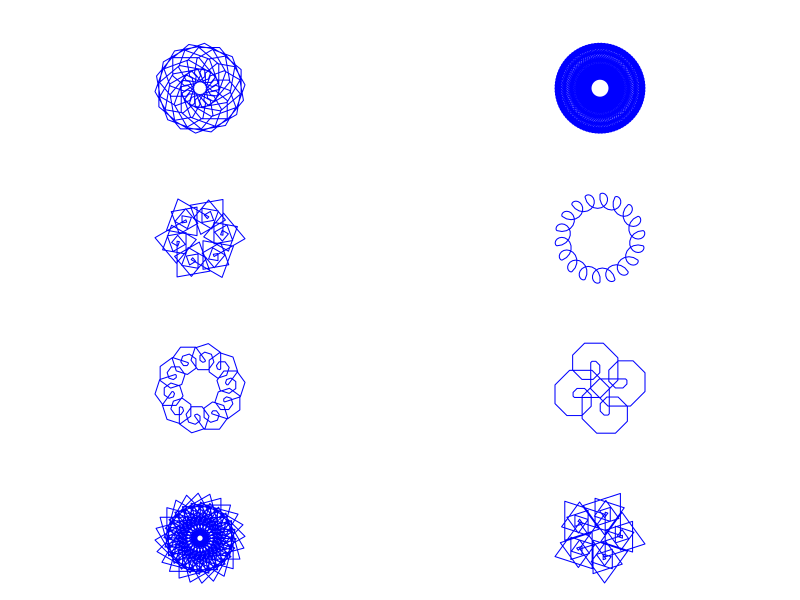
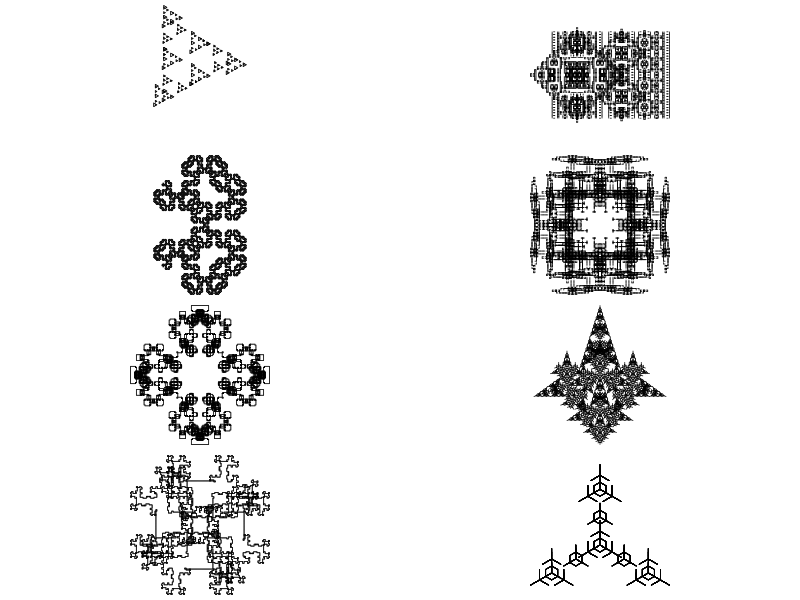

Generate these figures, in order, with R:
## ---- chunk 1
set.seed(123)
options(scipen=999)
gcd2 <- function(a, b) {
    if (b == 0) a else Recall(b, a %% b)
}
gcd <- function(...) Reduce(gcd2, c(...))

drawit = function(L=16,dD=-pi/2,D=-pi/2,n=10000,lwd=1,col="blue"){
    x = c(0)
    y = c(0)
    l = L
    for(i in 1:n){
        x0 = x[i]
        y0 = y[i]
        x2 = x[i]+l*cos(D)
        y2 = y[i]+l*sin(D)
        l = (l-2)%%L+1
        D = D+dD
        x = c(x,x2)
        y = c(y,y2)
        if(abs(x2)<0.001 && abs(y2)<0.001){break}
    }
    xmin = min(x)
    xmax = max(x)
    xmid = mean(c(xmin,xmax))
    ymin = min(y)
    ymax = max(y)
    ymid = mean(c(ymin,ymax))
    r = max(c(xmax-xmid,ymax-ymid))
    xlo = xmid-r
    xhi = xmid+r
    ylo = ymid-r
    yhi = ymid+r
    plot(0,0,"n",ann=F,xlim=c(xlo,xhi),ylim=c(ylo,yhi),axes=F)
    lines(x,y,lwd=lwd,col=col)
}

while(T){
    turnb = sample(3:60,1)
    turna = sample(1:(turnb-1),1)
    cdm = sample(5:20,1)
    A = turna/gcd(c(turna,turnb))
    B = turnb/gcd(c(turna,turnb))
    nloop = B/gcd(c(B,cdm))
    if(nloop>1 && nloop<99 && (180*turna/turnb)%%1==0){break}
}


angles = c(turna/turnb*pi)
degs = c(turna/turnb*180)
cdms = c(cdm)
handles = c(paste0(degs[1],cdm,collapse="#"))

while(length(angles)<8){
    bb = sample(3:60,1)
    aa = sample(1:(bb-1),1)
    cc = sample(5:20,1)
    A = aa/gcd(c(aa,bb))
    B = bb/gcd(c(aa,bb))
    nloop = B/gcd(c(B,cc))
    deg= c(aa/bb*180)
    handle = c(paste0(deg,cc,collapse="#"))
    if(!(handle %in% handles) && nloop>1 && nloop<99 && (180*aa/bb)%%1==0){
        angles = c(angles,aa/bb*pi)
        cdms = c(cdms,cc)
        degs = c(degs,degs)
        handles = c(handles,handle)
    }
}

ord = sample(1:8)

sol = paste0(1*(1==ord),collapse="")

al = paste0("* ",LETTERS[1:8],collapse="\n")

## ---- chunk 2
par(mar=c(1,1,3,1),mfrow=c(4,2),pty="s")
for(i in 1:8){
    drawit(cdms[ord[i]],angles[ord[i]])
    # mtext(LETTERS[i],3)
}
## ---- chunk 3
set.seed(666)
g1 = list("A",
          list("A"="B-A-B",
               "B"="A+B+A"),
          6,
          60)
g2 = list("A",
          list("A"="A[+A][-A]B",
               "B"="[--B][++B]A"),
          5,
          30)
g3 = list("A",
          list("A"="-B+B+B+B+B+B",
               "B"="B[--CCA][-CCA]B",
               "C"="CC"),
          5,
          60)
g4 = list("A",
          list("A"="[----AAB][--AAB][++AAB]AAB",
               "B"="[-C][+C][--C][++C][---C][+++C]",
               "C"="CAB"),
          3,
          45)

g5 = list("A",
          list("A"="[-AAB][--AAB][+AAB][++AAB]AAB",
               "B"="[-C][+C][--C][++C]CA",
               "C"="CC"),
          3,
          72)

g6 = list("A",
          list("A"="-B+B+B+B+B+B",
               "B"="BB[-CCA]",
               "C"="CC"),
          5,
          60)

g7 = list("A",
          list("A"="B+B+B+B+B",
               "B"="[-CCA]BB",
               "C"="CC"),
          5,
          72)

g8 = list("A++++A",
          list("A"="+A-B-B[B]",
               "B"="-B+A+A[A]"),
          5,
          45)

g9 = list("A++A",
          list("A"="AB[-A][+A]",
               "B"="A"),
          6,
          90)

g10 = list("A+++A+++A+++A",
          list("A"="B--B",
               "B"="AA+++AA"),
          7,
          30)

g11 = list("A",
           list("A"="AB",
                "B"="A[++C][--C]",
                "C"="C[+C][-C]A"),
           7,
           45)

g12 = list("A",
           list("A"="X[-A][+A]AA",
                "X"="XX"),
           5,
           60)

g13 = list("A",
           list("A"="X[-A][+A]A",
                "X"="XX"),
           6,
           60)

g14 = list("A++++++.A",
           list("A"="B+B+B+B+B+B+B",
                "B"="B[-CCA][+CCA]",
                "C"="CC"),
           5,
           30)

g15 = list("A",
           list("A"="ABA",
                "B"="[-BAB][+BAB]"),
           6,
           90)

g16 = list("AA",
           list("A"="ABA",
                "B"="C[-BAB][+BAB]",
                "C"="CC"),
           5,
           90)

g17 = list("AA",
           list("A"="B-AA-B",
                "B"="A+B+A"),
                6,
                45)

g18 = list("AA",
           list("A"="B-AA-B",
                "B"="AB+B+A"),
                5,
                90)

g19 = list("AA",
           list("A"="B-AA-B",
                "B"="AB+B+AB"),
                5,
                90)

g20 = list("A++A++A++A",
           list("A"="B-CAC-B",
                "B"="AB-BA",
                "C"="CC"),
                5,
                135)

g21 = list("A.A",
           list("A"="BC",
                "B"="B[+C][-C]",
                "C"="CAD",
                "D"="DD[+D+D][-D-D]"),
                5,
                60)

g22 = list("A",
           list("A"="B-ABA-B",
                "B"="A+B+A"),
           6,
           72)

g23 = list("A",
           list("A"="B-ABA-B",
                "B"="A+B+A"),
           6,
           90)

g24 = list("A",
           list("A"="B-ABA-B",
                "B"="A+B+A"),
           6,
           120)

g25 = list("A",
           list("A"="B-ABA-B",
                "B"="A+B+A"),
           6,
           108)

g26 = list("A",
           list("A"="B-ABA-B",
                "B"="A+B+A"),
           4,
           135)

g27 = list("A++A++A++A",
           list("A"="B-ABA-B",
                "B"="A+BB+A"),
           4,
           135)

g28 = list("A",
           list("A"="A[+A][-A]B",
                "B"="A[--B][++B]B"),
           6,
           108)

g29 = list("A",
           list("A"="A[+A][-A]A[+B][-B]",
                "B"="A[--B][++B]B"),
           5,
           60)

g30 = list("A",
           list("A"="A[+A][-A]A[+B][-B]",
                "B"="A[--B][++B]B"),
           5,
           20)

g31 = list("A",
           list("A"="A[+A][-A]A[+B][-B]",
                "B"="A[----B][++++B]B"),
           5,
           45)

g32 = list("A",
           list("A"="A[++A][--A]A[+B][-B]",
                "B"="A[----B][++++B]B"),
           5,
           45)

g33 = list("A",
           list("A"="B++B++B++B++B",
                "B"="B[-CCC-CC-CCA][----CC-CCB]B",
                "C"="CC"),
           5,
           36)

g34 = list("A",
           list("A"="B++A++A++B",
                "B"="AB[A-CC-CC-CCA]BA",
                "C"="CC"),
           5,
           90)

g35 = list("A++++XA",
           list("A"="AA[-B][+B]B",
                "B"="[---ABC][+++ABC]",
                "C"="A[-CB][+CB]",
                "X"="XX"),
           5,
           45)

g36 = list("A+++XA",
           list("A"="AA[-B][+B]B",
                "B"="[--ABC][++ABC]",
                "C"="A[-CB][+CB]",
                "X"="XX"),
           5,
           60)

g37 = list("[A]+[A]+[A]+[A]+[A]+[A]",
           list("A"="AA[-B][+B]B",
                "B"="[-ABC][+ABC]",
                "C"="A[-CB][+CB]"),
           4,
           60)

g38 = list("[A]+[A]+[A]+[A]+[A]",
           list("A"="AA[-B][+B]B",
                "B"="[-ABC][+ABC]",
                "C"="A[-CB][+CB]"),
           4,
           72)

g39 = list("[A]+[A]+[A]+[A]",
           list("A"="AA[-B][+B]B",
                "B"="[-ABC][+ABC]",
                "C"="A[-CB][+CB]"),
           4,
           90)

g40 = list("[A]+[A]+[A]",
           list("A"="AA[-B][+B]B",
                "B"="[-ABC][+ABC]",
                "C"="A[-CB][+CB]"),
           4,
           120)

g41 = list("A",
           list("A"="C[+CA][CCCA][-CA]",
                "C"="CC"),
           6,
           45)

g42 = list("A",
           list("A"="C[+CA][CCCCB][-CA]",
                "B"="[++A][--A]",
                "C"="CC"),
           6,
           45)

g43 = list("[A]--[A]--[A]--[A]",
           list("A"="C[+CB][CCA][-CB]",
                "B"="CCC[+++A][---A]",
                "C"="CA"),
           4,
           45)

g44 = list("A",
           list("A"="A[-DB][+DB]C",
                "B"="DC[++DA][--DA]B",
                "C"="[+++D][---D]A",
                "D"="DD"),
           6,
           40)

g45 = list("[A]+++[A]+++[A]",
           list("A"="A[---XB][-XB][+XB][+++XB]",
                "B"="XB[++XA][--XA]XA",
                "X"="XX"),
           4,
           40)

g46 = list("[A]+++[A]+++[A]",
           list("A"="A[---XB][-XB][+XB][+++XB]",
                "B"="XB[++XA][--XA]A",
                "X"="XX"),
           4,
           40)

g47 = list("A",
           list("A"="[---B][-B][+B][+++B]",
                "B"="BD[++DA][--DA]B",
                "D"="DD"),
           5,
           45)

g48 = list("A------A",
           list("A"="[---B][-B][+B][+++B]",
                "B"="BD[++DA][--DA]B",
                "D"="DD"),
           5,
           30)

g49 = list("A+A++++++A+A",
           list("A"="[---B][-B][+B][+++B]",
                "B"="BD[++DA][--DA]B",
                "D"="DD"),
           4,
           30)

g50 = list("A--A--A",
           list("A"="A[-A]A"),
           6,
           60)

g51 = list("B---A",
           list("A"="A[-AB]A",
                "B"="B[+BA]B"),
           5,
           60)

g52 = list("[A][B]",
           list("A"="[-XBA]A",
                "B"="[+XAB]B",
                "X"="XX"),
           6,
           30)

g53 = list("[A][B]",
           list("A"="C[-A-B]A",
                "B"="C[+B+A]B",
                "C"="CC"),
           5,
           30)

g54 = list("[+A][-B]",
           list("A"="[-CA-CB]A",
                "B"="[+CB+CA]B",
                "C"="CC"),
           7,
           30)

g55 = list("[+A][-B]",
           list("A"="[-CA-CB]A",
                "B"="[+CB+CA]B",
                "C"="CC"),
           6,
           90)

g56 = list("[+A][-B]",
           list("A"="[-CA-CB]A",
                "B"="[+CB+CA]B",
                "C"="CC"),
           6,
           120)

g57 = list("[+A][-B]",
           list("A"="[-CA-CB]A",
                "B"="[+CB+CA]B",
                "C"="CC"),
           6,
           150)

g58 = list("[+A][-B]",
           list("A"="[-CA-CB]CA",
                "B"="[+CB+CA]CB",
                "C"="CC"),
           6,
           150)

g59 = list("A",
           list("A"="XXX-B+BB+BB+BB+B",
                "X"="XX",
                "B"="B[-XXA]B"),
           4,
           90)

g60 = list("A",
           list("A"="XX[BBB+BB+B]A",
                "X"="XX",
                "B"="B[-XA][+XA]B"),
           4,
           30)

g61 = list("A",
           list("A"="XX[B+BB+BB+BB+B]",
                "X"="XX",
                "B"="BA"),
           6,
           90)

g62 = list("A",
           list("A"="XXX[B+BB+BB+B]",
                "X"="XX",
                "B"="BA"),
           6,
           120)

g63 = list("A",
           list("A"="X[-B+BB+BB+BB+BB+BB+B]",
                "X"="XX",
                "B"="X[+A-AA-AA-AA-AA-AA-A]"),
           3,
           10)

g64 = list("A",
           list("A"="B[-A][+A]",
                "B"="[DA][--DA][++DA]",
                "D"="DD"),
           7,
           60)

g65 = list("X",
           list("F"="FF",
                "X"="F[+XXF+F][-XXF-F]FXX"),
           4,
           30)

g66 = list("X",
           list("F"="FF",
                "X"="FF[+XFF+XF][-XFF-XF]FXX"),
           4,
           30)

g67 = list("X",
           list("F"="FF",
                "X"="FF[+XFFX+XF][-XFFX-XF]FXXFX"),
           3,
           30)

g68 = list("A",
           list("A"="AA[-B][+B]B",
                "B"="B[-ABC][+ABC]",
                "C"="C[-CBA][+CBA]"),
           4,
           60)

g69 = list("A",
           list("A"="A[-BC][+BC]BC",
                "B"="BB[-ABC][+ABC]",
                "C"="CCC[-CBA][+CBA]"),
           4,
           60)

g70 = list("GA",
           list("A"="[---BC][+++BC]",
                "B"="F[--AC][++AC]",
                "C"="FF[-BA][+BA]",
                "F"="FF",
                "G"="F"),
           5,
           15)

g71 = list("GA",
           list("A"="[---BC][+++BC]",
                "B"="[--AC][++AC]",
                "C"="FF[-BA][+BA]",
                "F"="FF",
                "G"="F"),
           5,
           15)

g72 = list("[A]------------[A]",
           list("A"="[---BC][+++BC]",
                "B"="[--AC][++AC]",
                "C"="F[-BA][+BA]",
                "F"="FF"),
           5,
           15)

g73 = list("C",
           list("A"="F[---BC][+++BC]",
                "B"="F[-CA][+CA]",
                "C"="[-AB][+AB]",
                "F"="FF"),
           6,
           15)

g74 = list("A",
           list("A"="ADB",
                "B"="[-CA][+CA]",
                "C"="[+C[-A][+A]][-C[-A][+A]]",
                "D"="E",
                "E"="AA"),
           7,
           30)

g75 = list("ABA",
           list("A"="+B--A--B+",
                "B"="-A+BCB+A-",
                "C"="CC"),
           7,
           45)

g76 = list("AAAAA",
           list("A"="B--A--B",
                "B"="A+BCB+A",
                "C"="CC"),
           5,
           72)

g77 = list("ABA",
           list("A"="A+AA+B+AA+A",
                "B"="B-B-A-B-B"),
           4,
           22)

g78 = list("A+A+A+A",
           list("A"="C[++CB][--CB]",
                "B"="C-BAB+C",
                "C"="CAB"),
           6,
           90)

g79 = list("AAAAA",
           list("A"="A+B+A",
                "B"="CC-[+CA][-CA]-B",
                "C"="CC"),
           6,
           108)

g80 = list("AA",
           list("A"="A++B-C-B++A",
                "B"="B--A+C+A--B",
                "C"="CC"),
           6,
           45)

g81 = list("AAAA",
           list("A"="A++B-C-B++A",
                "B"="B--A+C+A--B",
                "C"="CCC"),
           5,
           45)

g82 = list("-A++A",
           list("A"="A++B-C-B++A",
                "B"="B--A+C+A--B",
                "C"="CCC"),
           5,
           45)

g83 = list("-A",
           list("A"="A++B-C-B++A",
                "B"="B--A+C+A--B",
                "C"="CCC"),
           5,
           45)


g84 = list("AAA",
           list("A"="A++B-C-B++A",
                "B"="B--A+C+A--B",
                "C"="CC"),
           6,
           60)

g85 = list("A",
           list("A"="+B-AA-B+",
                "B"="-A+BB+A-"),
           3,
           108)

g86 = list("A",
           list("A"="+B-ACA-ACA-B+",
                "B"="-A+BCB+BCB+A-",
                "C"="CCC"),
           5,
           135)

g87 = list("A",
           list("A"="+BAA-ABA-AAB+",
                "B"="-A+B[-C]B+A-",
                "C"="CCCC[A][+A][-A][--A]"),
           4,
           90)

g88 = list("A",
           list("A"="+B-AA-AA-B+",
                "B"="-A+BB+BB+A-"),
           5,
           30)

g89 = list("A",
           list("A"="+B-ACA-ACA-B+",
                "B"="-A+BCB+BCB+A-",
                "C"="CCC"),
           5,
           60)

g90 = list("A",
           list("A"="+B-ACA-ACA-B+",
                "B"="-A+BCB+BCB+A-",
                "C"="CCC"),
           5,
           108)

g91 = list("-A",
           list("A"="+B-AA-B+",
                "B"="-A+BB+A-"),
           5,
           90)

g92 = list("A",
           list("A"="+B-AAA-B+",
                "B"="-A+BBB+A-"),
           5,
           120)

g93 = list("AA",
           list("A"="+B-AAA-B+",
                "B"="-A+BBB+A-"),
           5,
           108)

g94 = list("AA",
           list("A"="+B-ABA-B+",
                "B"="-A+BAB+A-"),
           5,
           108)

g95 = list("A",
           list("A"="+BB-ABA-BB+",
                "B"="-AA+BAB+AA-"),
           5,
           90)

g96 = list("A",
           list("A"="+BA-ABA-AB+",
                "B"="-AB+BAB+BA-"),
           5,
           90)

g97 = list("A",
           list("A"="+BA-A--B--A-AB+",
                "B"="-AB+B++A++B+BA-"),
           5,
           60)

g98 = list("A",
           list("A"="+BA-A--A--A-AB+",
                "B"="-AB+B++B++B+BA-"),
           5,
           120)

g99 = list("A",
           list("A"="+BA-B--A--B-AB+",
                "B"="-AB+A++B++A+BA-"),
           5,
           72)

g99 = list("A",
           list("A"="+AA-B--A--B-AA+",
                "B"="-BB+A++B++A+BB-"),
           5,
           120)

g100= list("A",
           list("A"="+BA--AA--AB+",
                "B"="-AB++BB++BA-"),
           5,
           30)

g101= list("A",
           list("A"="+++BA----ABA----AB+++",
                "B"="---AB++++BAB++++BA---"),
           5,
           45)

g102= list("A",
           list("A"="+++BA----ABA----AB+++",
                "B"="---AB++++BAB++++BA---"),
           4,
           50)

g103= list("A",
           list("A"="+++BA----ABA----AB+++",
                "B"="---AB++++BAB++++BA---"),
           5,
           50)

g104= list("A",
           list("A"="CAA[--CAB][++CAB]",
                "B"="C[-CC-CA][+CC+CA]",
                "C"="CC"),
           5,
           100)

g105= list("A",
           list("A"="CAA[--CAB][++CAB]",
                "B"="C[-CC-CA][+CC+CA]",
                "C"="CC"),
           5,
           90)

g106= list("A",
           list("A"="+BA+A-ABA-A+AB+",
                "B"="+BA-B--B-AB+"),
           4,
           90)

g107 = list("-A",
           list("A"="+BA+A-ABA-A+AB+",
                "B"="+BBA-B--B-ABB+"),
           4,
           90)

g108 = list("A",
           list("A"="+BA+A-ABA-A+AB+",
                "B"="+BBA-B--B-ABB+"),
           3,
           45)

g109 = list("A",
           list("A"="+BA+A-ABA-A+AB+",
                "B"="+BBA-B--B-ABB+"),
           4,
           69)

g110 = list("BB",
           list("A"="+BA+A-ABA-A+AB+",
                "B"="+BBA-B--B-ABB+"),
           4,
           69)

g111= list("BB",
           list("A"="+BA+A-ABBA-A+AB+",
                "B"="+BBA-B--B-ABB+"),
           4,
           45)

g112 = list("BABA",
           list("A"="+BA+A-ABBA-A+AB+",
                "B"="+BBA-B--B-ABB+"),
           3,
           45)

g113 = list("AAAA",
           list("A"="+BA+A-ABCBA-A+AB+",
                "B"="+BBA-B-CCCC-B-ABB+",
                "C"="CCCCC"),
           3,
           45)

g114 = list("A",
           list("A"="+BA+ABCBA+AB+",
                "B"="-C+++BACAB+++C-",
                "C"="CC"),
           5,
           108)

g115= list("A",
           list("A"="+BA+ACCA+AB+",
                "B"="-C+++BACCAB+++C-",
                "C"="CC"),
           5,
           90)

g116= list("A",
           list("A"="+BAA-A-CC-A-AAB+",
                "B"="-C+++BAACAAB+++C-",
                "C"="CC"),
           4,
           10)

g117= list("AAAAAA",
           list("A"="+BACA-A-CC-A-ACAB+",
                "B"="-AC+++BAACCCAAB+++CA-",
                "C"="CC"),
           3,
           150)

g118= list("A--A",
           list("A"="+B-CAC-B+",
                "B"="-A+B+A-",
                "C"="CC"),
           6,
           90)

g119= list("A++A",
           list("A"="+B-CAC-B+",
                "B"="-A+BB+A-",
                "C"="CC"),
           6,
           90)

g120= list("A++A++A++A",
           list("A"="+B-CAC-B+",
                "B"="-A++BB++A-",
                "C"="CC"),
           6,
           45)

g121= list("A-A-A-A-A-A-A-A",
           list("A"="+B-CAC-B+",
                "B"="-A++BB++A-",
                "C"="CC"),
           6,
           45)           

g122= list("A-A-A-A",
           list("A"="+B-A-B+",
                "B"="-A++B+C+B++A-",
                "C"="CC"),
           6,
           90)

g123= list("A+A+A+A",
           list("A"="+B-ABCBA-B+",
                "B"="-A++B+B++A-",
                "C"="CC"),
           5,
           90)

g124= list("A",
           list("A"="+B-ACA-B+",
                "B"="-A++CB+BC++A-",
                "C"="CC"),
           6,
           90)

g125= list("A",
           list("A"="+BX-AA-XB+",
                "B"="-AX+B+XA-",
                "X"="XX"),
           7,
           90)

g126= list("A",
           list("A"="+BX-AA-XB+",
                "B"="-AXB+B+BXA-",
                "X"="XX"),
           6,
           90)

g127= list("B",
           list("A"="+B-AXA-B+",
                "B"="-BA+BAB+AB-",
                "X"="XX"),
           5,
           135)

g128= list("AA",
           list("A"="+B-A+X+A-B+",
                "B"="-BA+BAXAB+AB-",
                "X"="XX"),
           4,
           90)

g129= list("A-A-A",
           list("A"="+B-A+X+A-B+",
                "B"="-BA+BAXAB+AB-",
                "X"="XX"),
           4,
           120)

g130= list("A++++A",
           list("A"="[+BCC][-BCC]",
                "B"="B[-CA][+CA]",
                "C"="CCA"),
           5,
           45)

g131= list("A++++A++++A",
           list("A"="[+BCC][-BCC]",
                "B"="B[-CA][+CA]",
                "C"="CCA"),
           5,
           30)

g132= list("A+A+A",
           list("A"="[+BCC][-BCC]",
                "B"="B[-CA][+CA]",
                "C"="CCA"),
           5,
           72)

g133= list("B",
            list("A"="[+DBC][-DBC][+++DBC]",
                 "B"="[-BA][+BA]",
                 "C"="AB",
                 "D"="XX",
                 "X"="XX"),
            6,
            120)

g134= list("B",
            list("A"="[++XXBC][--XXBC][++++XXBC]",
                 "B"="[-BA][+BA]",
                 "C"="AB",
                 "X"="XX"),
            6,
            45)

g135= list("A++++++A",
            list("A"="+B-AXBXA-B+",
                 "B"="-A+BXAXB+A-",
                 "X"="XX"),
            5,
            150)

g136= list("A++++A",
            list("A"="+B-AXBBXA-B+",
                 "B"="-A+BXAXB+A-",
                 "X"="XX"),
            5,
            135)

g137= list("A++++A",
            list("A"="+B-AXBBXA-B+",
                 "B"="-A+BXAAXB+A-",
                 "X"="XX"),
            3,
            135)

g138= list("AAAA",
            list("A"="+B-AXBACABXA-B+",
                 "B"="-A+BXA+C+AXB+A-",
                 "C"="C+C",
                 "X"="XXX"),
            4,
            90)

g139= list("A+A+A+A",
            list("A"="+B-AXBACABXA-B+",
                 "B"="-A+BXA+C+AXB+A-",
                 "C"="CC",
                 "X"="XXX"),
            4,
            90)

g140= list("A+A+A+A+A+A",
            list("A"="+B-AXB---ACA---BXA-B+",
                 "B"="-A++BXA+C+AXB++A-",
                 "C"="C+C",
                 "X"="XXX"),
            3,
            60)

g141= list("A++A",
            list("A"="+BA-ACA-BA+",
                 "B"="-AB+CBABC+BA-",
                 "C"="CCC"),
            4,
            90)

g142= list("A+A+A+A",
            list("A"="+BA-ACA-BA+",
                 "B"="-AB+CBAAABC+BA-",
                 "C"="CCCC"),
            4,
            90)

g143= list("A",
            list("A"="+BA-ACA-AB+",
                 "B"="-AB+BCB+BA-",
                 "C"="CCC"),
            5,
            90)

g144= list("AA",
           list("A"="+B-AXB---ACA---BXA-B+",
                "B"="-A++BXA+C+AXB++A-",
                "C"="C+C",
                "X"="XXX"),
           3,
           60)

g145= list("AAAAAA",
           list("A"="+B-AXB---ACA---BXA-B+",
                "B"="-A++BXA+++C+++AXB++A-",
                "C"="CC+CC",
                "X"="++BAX+C+XAB++"),
           3,
           60)

g146= list("AAAA",
           list("A"="+B++ACA++B+",
                "B"="-A--BCB--A-",
                "C"="CC"),
           5,
           45)

g147= list("A--A",
           list("A"="+B++ACA++B+",
                "B"="-A--BCB--A-",
                "C"="C+ABA+C"),
           5,
           45)

g148= list("B--B",
           list("A"="+B++A-DCD-A++B+",
                "B"="-AD--BCB--DA-",
                "C"="C+ADBDA+C",
                "D"="DD"),
           4,
           90)

g149= list("A",
           list("A"="+B++A-XCX-A++B+",
                "B"="-AX--BCB--XA-",
                "C"="C+AXBXA+C",
                "X"="XDX",
                "D"="DD"),
           5,
           90)

g150= list("A",
           list("A"="AXB+C+BXA",
                "B"="C--BAB--C",
                "C"="B+D-A-D+B",
                "X"="XX",
                "D"="DD"),
           5,
           72)

g151= list("A",
           list("A"="AXB+C+BXA",
                "B"="C--BAB--C",
                "C"="B+D-A-D+B",
                "X"="XX",
                "D"="DD"),
           4,
           45)

g152= list("A",
           list("A"="AXB+C+BXA",
                "B"="C--BAB--C",
                "C"="B+D-A-D+B",
                "X"="XX",
                "D"="DD"),
           5,
           108)

g153= list("A",
           list("A"="ADB+D+BDA",
                "B"="C-DAD-C",
                "C"="B+A-D-A+B",
                "D"="DD"),
           5,
           60)

g154= list("A",
           list("A"="[-CB][+CB][CB][--CB]",
                "B"="D+B-D-B+D",
                "C"="CC",
                "D"="B-D+A+D-B"),
           6,
           90)

g155= list("A",
           list("A"="A--B--A",
                "B"="B+C+B",
                "C"="CA+AC"),
           5,
           60)

g156= list("A",
           list("A"="A--CBC--A",
                "B"="B+C+B",
                "C"="-CA+AC-"),
           6,
           90)

g157= list("A",
           list("A"="A--CBC--A",
                "B"="B+C+B",
                "C"="-CB+BC-"),
           6,
           90)

g158= list("A",
           list("A"="A--CBC--A",
                "B"="B+A+B",
                "C"="-CB+BC-"),
           7,
           90)

g159= list("A",
           list("A"="C--ABA--C",
                "B"="B+C+B",
                "C"="-CA+AC-"),
           6,
           120)

g160= list("CCC",
           list("A"="C--ABA--C",
                "B"="B+C+B",
                "C"="-CA+AC-"),
           5,
           120)

g161= list("A",
           list("A"="C--ABA--C",
                "B"="BA+C+AB",
                "C"="-BCA+ACB-"),
           5,
           170)

g162= list("A-A-A",
           list("A"="C--ABA--C",
                "B"="BA+C+AB",
                "C"="-BCA+ACB-"),
           4,
           150)

g163= list("A",
           list("A"="C--A++B++A--C",
                "B"="BA+C+AB",
                "C"="-B-CA+AC-B-"),
           5,
           60)

g164= list("AAAAAAAA",
           list("A"="C--A++B++A--C",
                "B"="BA+C+AB",
                "C"="-B-CA+AC-B-"),
           4,
           45)

g165= list("A++A++A++A",
           list("A"="C--AA++B++AA--C",
                "B"="BA+C+AB",
                "C"="-B-CA++AC-B-"),
           4,
           45)

g166= list("AAA",
           list("A"="C--AA++B++AA--C",
                "B"="BA+C+AB",
                "C"="-B-CA++AC-B-"),
           4,
           30)

g167= list("AA",
           list("A"="C--AA+B+AA--C",
                "B"="BA+C+AB",
                "C"="-B-CA++AC-B-"),
           4,
           30)

g168= list("AA",
           list("A"="C--ABA+B+ABA--C",
                "B"="BA+C+AB",
                "C"="-B-CA++AC-B-"),
           4,
           30)

g169= list("AAAAAA",
           list("A"="C--ABA+B+ABA--C",
                "B"="BA+C+AB",
                "C"="-B-CA++AC-B-"),
           3,
           30)

g170= list("A",
           list("A"="A--ACB+C+BCA--A",
                "B"="BA+++C+++AB",
                "C"="-B--A+C+A--B-"),
           4,
           30)

g171= list("AA",
           list("A"="A--ACB+C+BCA--A",
                "B"="BA+++C+++AB",
                "C"="-B--A+C+A--B-"),
           4,
           174)

g172= list("AAAA",
           list("A"="A--ACB+C+BCA--A",
                "B"="BA+++C+++AB",
                "C"="-B--A+C+A--B-"),
           4,
           165)

goodies = list(g1,g2,g3,g4,g5,g6,g7,g8,g9,g10,g11,g12,g13,g14,g15,g16,g17,g18,g19,g20,g21,g22,g23,g24,g25,g26,g27,g28,g29,g30,g31,g32,g33,g34,g35,g36,g37,g38,g39,g40,g41,g42,g43,g44,g45,g46,g47,g48,g49,g50,g51,g52,g53,g54,g55,g56,g57,g58,g59,g60,g61,g62,g63,g64,g65,g66,g67,g68,g69,g70,g71,g72,g73,g74,g75,g76,g77,g78,g79,g80,g81,g82,g83,g84,g85,g86,g87,g88,g89,g90,g91,g92,g93,g94,g95,g96,g97,g98,g99,g100,g101,g102,g103,g104,g105,g106,g107,g108,g109,g110,g111,g112,g113,g114,g115,g116,g117,g118,g119,g120,g121,g122,g123,g124,g125,g126,g127,g128,g129,g130,g131,g132,g133,g134,g135,g136,g137,g138,g139,g140,g141,g142,g143,g144,g145,g146,g147,g148,g149,g150,g151,g152,g153,g154,g155,g156,g157,g158,g159,g160,g161,g162,g163,g164,g165,g166,g167,g168,g169,g170,g171,g172)


showrules = function(g){
    rules = g[[2]]
    pr = paste0("`",names(rules)," > ",rules,"`",collapse="\\\n")
    return(pr)
}

initial_angle = 90  
line_color = "black"
line_width = 1
bg_color = "white"

getstr = function(start,rules,n){
    st = start
    for(jj in 1:n){
        st2 = ""
        for(i in 1:nchar(st)){
            ch = substr(st,i,i)
            if(!is.null(rules[[ch]])){
                st2 = paste0(st2,rules[[ch]],collapse="")
            } else {
                st2 = paste0(st2,ch,collapse="")
            }
        }
        st = st2
    }
    return(st)
}
getxyc = function(string="AA+AA+AA+A+A",angle=pi/2,angle_initial=pi/2,col="blue"){
    switch = 1
    d = angle_initial
    x = 0
    y = 0
    xl = c(x)
    yl = c(y)
    cols = numeric()
    dsave = numeric()
    xsave = numeric()
    ysave = numeric()
    for(i in 1:nchar(string)){
        ch = substr(string,i,i)
        cn = as.integer(charToRaw(ch))
        if(cn>=as.integer(charToRaw("A")) && cn<=as.integer(charToRaw("L"))){
            cols = c(cols,col)
            x = x+cos(d)
            y = y+sin(d)
            xl = c(xl,x)
            yl = c(yl,y)
        }
        if(cn>=as.integer(charToRaw("M")) && cn<=as.integer(charToRaw("Z"))){
            cols = c(cols,"NA")
            x = x+cos(d)
            y = y+sin(d)
            xl = c(xl,x)
            yl = c(yl,y)
        }
        if(cn==as.integer(charToRaw("["))){
            dsave = c(dsave,d)
            xsave = c(xsave,x)
            ysave = c(ysave,y)
        }
        if(cn==as.integer(charToRaw("]"))){
            cols = c(cols,"NA")
            x = xsave[length(xsave)]
            y = ysave[length(ysave)]
            d = dsave[length(dsave)]
            if(length(xsave)>1){
                xsave = xsave[1:(length(xsave)-1)]
                ysave = ysave[1:(length(ysave)-1)]
                dsave = dsave[1:(length(dsave)-1)]
            } else {
                xsave = numeric()
                ysave = numeric()
                dsave = numeric()
            }
            xl = c(xl,x)
            yl = c(yl,y)
        }
        if(cn==as.integer(charToRaw("-"))){
            d = d+angle*switch
        }
        if(cn==as.integer(charToRaw("+"))){
            d = d-angle*switch
        }
        if(cn==as.integer(charToRaw("."))){
            switch = switch*(-1)
        }
    }
    xwid = max(xl)-min(xl)
    ywid = max(yl)-min(yl)
    xmid = (max(xl)+min(xl))/2
    ymid = (max(yl)+min(yl))/2
    wid = max(c(xwid,ywid))
    x2 = (xl-xmid)/wid*2
    y2 = (yl-ymid)/wid*2
    return(list(x2,y2,cols))
}
makeplot = function(xyc,lwd=1){
    x = xyc[[1]]
    y = xyc[[2]]
    c = xyc[[3]]
    plot(0,0,"n",xlim=c(-1,1),ylim=c(-1,1),axes=F,ann=F)
    for(i in 2:length(x)){
        lines(c(x[i-1],x[i]),c(y[i-1],y[i]),col=c[i-1],lwd=lwd)
    }
}

ng = length(goodies)
gs = sample(1:length(goodies),8)
gc = sample(gs,1)
sol = paste0(1*(gs==gc),collapse="")

## ---- chunk 4
par(mfrow=c(4,2),pty="s",mar=c(0,0,0,0))
jj = 0
for(i in gs){
    jj = jj+1
    s = getstr(goodies[[i]][[1]],goodies[[i]][[2]],goodies[[i]][[3]])
    angle = goodies[[i]][[4]]
    xyc = getxyc(s,angle/180*pi,angle_initial=initial_angle/180*pi,col=line_color)
    makeplot(xyc,lwd=0.7)
    # mtext(LETTERS[jj],3)
}
